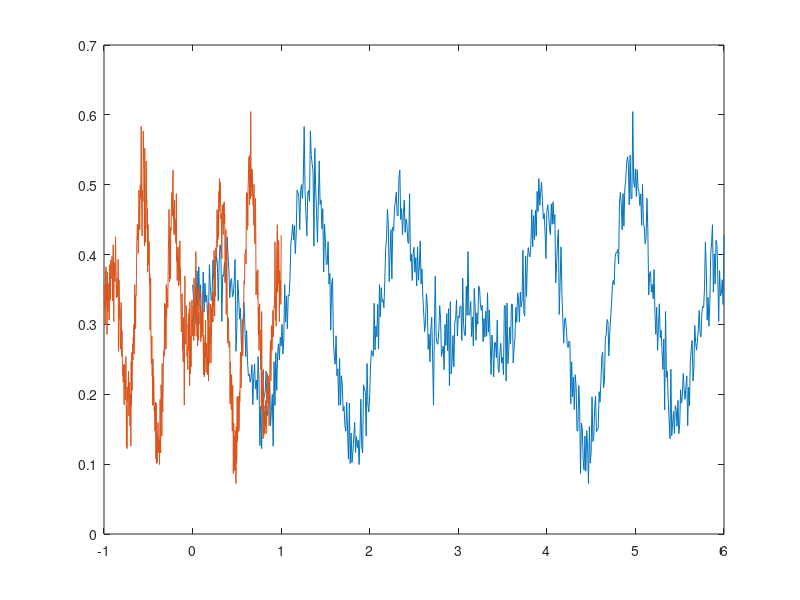

Source code (MATLAB):
close all;
clear all;
clc;

data = load("signal.mat");
x = data.t_and_s(:, 1);
y = data.t_and_s(:, 2);
plot(x, y)

x_min = min(x);
x_max = max(x);

x_norm = 2 * ((x - x_min) / (x_max - x_min)) - 1;

hold on

plot(x_norm, y);

save("signal-norm.mat", "x_norm", "y");